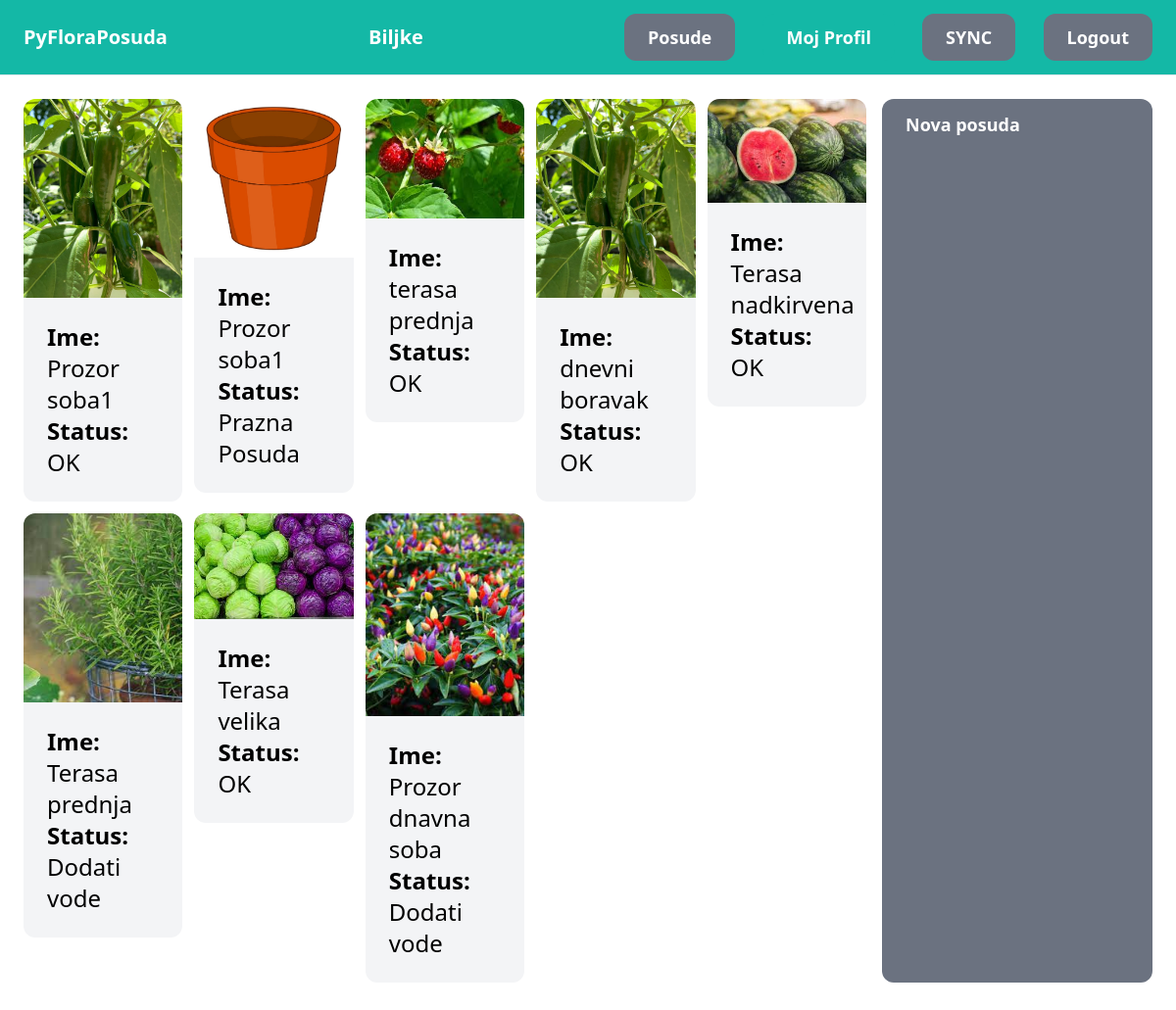
The app's page /posude/ (signed in) with its own data.
### pot/models.py (models this page shows, shortened)
class Pot(models.Model):
    name = models.CharField(max_length=255)
    plant = models.ForeignKey(Plant, related_name='potsPlant', on_delete=models.PROTECT, null=True, blank=True)
    user = models.ForeignKey(User, related_name='potsUser', on_delete=models.CASCADE)
    senzorTmp = models.ForeignKey(Senzors, related_name='potsSenzorTmp', on_delete=models.PROTECT)
    senzorPh = models.ForeignKey(Senzors, related_name='potsSenzorPh', on_delete=models.PROTECT)
    senzorBrightness = models.ForeignKey(Senzors, related_name='potsSenzorBrightness', on_delete=models.PROTECT)
    senzorHumidity = models.ForeignKey(Senzors, related_name='potsSenzorHumidity', on_delete=models.PROTECT)
    indoor = models.BooleanField(default=True)
    status = models.CharField(max_length=255)

### plant/models.py (models this page shows, shortened)
class Plant(models.Model):
    name = models.CharField(max_length=255)
    image = models.ImageField(upload_to='plant_images')
    humidity = models.CharField(max_length=255)
    brightness = models.CharField(max_length=255)
    temperature = models.CharField(max_length=255)
    substrate = models.CharField(max_length=255)

### pot/views.py (the view)
# urls.py: path('', views.pots, name='pots'),
def pots(request: HttpRequest) -> HttpResponse:
    pots = Pot.objects.filter(user=request.user)
    return render(request, 'pots/pots.html',{
        'pots': pots,
    })

### pot/templates/pots/pots.html (shortened to what this page needs)
{% extends 'core/base.html' %}
{% block content %}
    <div class="pb-6 grid grid-cols-4 gap-4">
        <div class="col-span-3">
            <div class="grid grid-cols-5 gap-3">
                {% for pot in pots %}
                    <div>
                        <a href="{% url 'pot:detail' pot.id %}">
                            <column>
                                <div>
                                    {% if pot.plant.image.url is not null %}
                                        <img src="{{ pot.plant.image.url }}" class="rounded-t-xl">
                                    {% else %}
                                        <img src="../media/plant_images/placeholder.jpg" class="rounded-t-xl">
                                    {% endif %}
                                </div>
                            </column>
                            <column>
                                <div class="p-6 bg-gray-100 rounded-b-xl">
                                    <p class="text-2xl"><strong>Ime: </strong> {{ pot.name }}</p>
                                    {% if pot.plant is not null %}
                                    <p class="text-2xl"><strong>Status: </strong>{{ pot.status }}</p>
                                    {% else %}
                                    <p class="text-2xl"><strong>Status: </strong>Prazna Posuda</p>
                                    {% endif %}
                                </div>
                            </column>
                        </a>
                    </div>
                {% endfor %}
            </div>
        </div>
        <a href="{% url 'pot:new'%}" class="px-6 py-3 text-lg font-semibold bg-gray-500 text-white rounded-xl hover:bg-gray-700">Nova posuda</a>
    </div>
{% endblock %}

### records on screen
Pot: plant.image (picture), name "Prozor soba1", status "OK"
Pot: name "Prozor soba1", shows "Status:"
Pot: plant.image (picture), name "terasa prednja", status "OK"
Pot: plant.image (picture), name "dnevni boravak", status "OK"
Pot: plant.image (picture), name "Terasa nadkirvena", status "OK"
Pot: plant.image (picture), name "Terasa prednja", status "Dodati vode"
Pot: plant.image (picture), name "Terasa velika", status "OK"
Pot: plant.image (picture), name "Prozor dnavna soba", status "Dodati vode"
